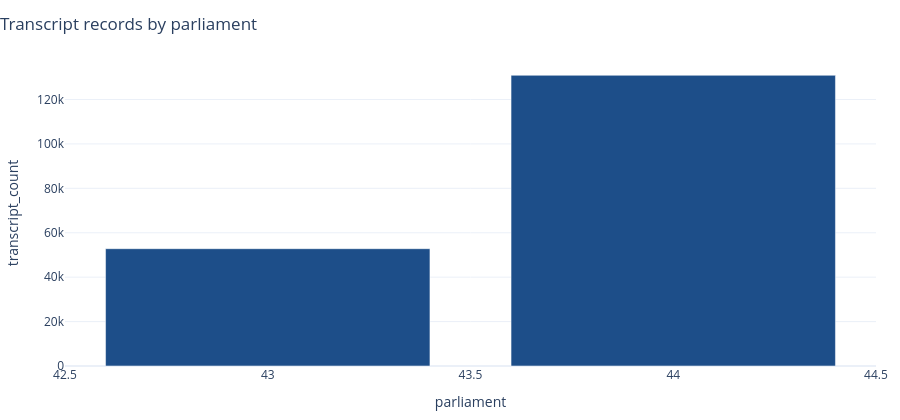

The code cell stored with this chart in its notebook:
### Markdown cell above
## Transcript charts

These are the main transcript summaries I want to see first on the overview page.

### Code cell
fig_transcripts_by_parliament = plot_bar_chart(
    overview_tables["transcripts_by_parliament"],
    x="parliament",
    y="transcript_count",
    title="Transcript records by parliament",
)

fig_transcripts_by_parliament

### Figure 1 — Plotly figure (JSON) as saved in the notebook; plotly's stock layout.template omitted (floating-point values rounded to 4 significant figures)
{"data": [{"alignmentgroup": "True", "hovertemplate": "parliament=%{x}<br>transcript_count=%{y}<extra></extra>", "legendgroup": "", "marker": {"color": "#1D4E89", "pattern": {"shape": ""}}, "name": "", "offsetgroup": "", "orientation": "v", "showlegend": false, "textposition": "auto", "type": "bar", "x": [43, 44], "xaxis": "x", "y": [52818, 130898], "yaxis": "y"}], "layout": {"barmode": "group", "height": 420, "legend": {"title": {"text": ""}, "tracegroupgap": 0}, "margin": {"b": 20, "l": 20, "r": 20, "t": 60}, "title": {"text": "Transcript records by parliament", "x": 0}, "xaxis": {"anchor": "y", "domain": [0, 1], "title": {"text": "parliament"}}, "yaxis": {"anchor": "x", "domain": [0, 1], "title": {"text": "transcript_count"}}}}
